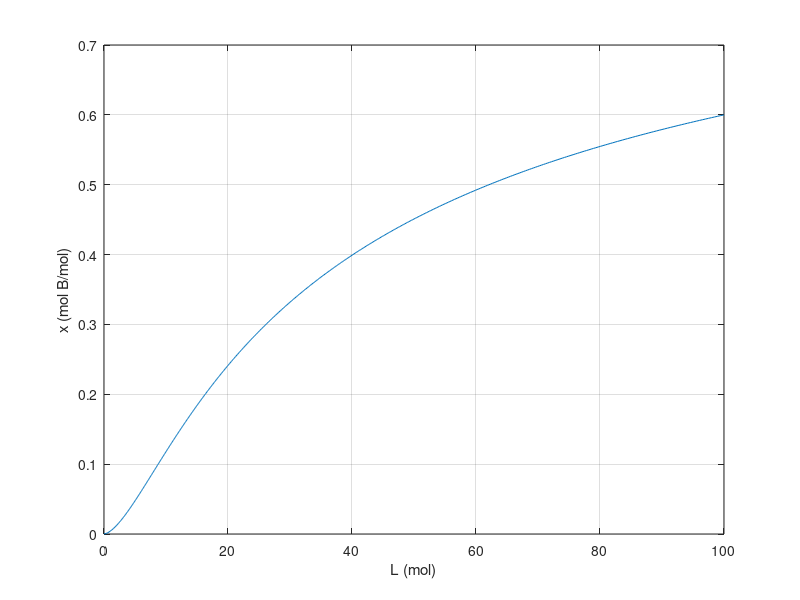

Write the MATLAB code that produced this figure.
% Consider a system for heating a liquid benzene/toluene solution to distill a pure benzene vapor.
% A particular batch distillation unit is charged initially with 100 mol of a 60 percent mol benzene/
% 40 percent mol toluene mixture. Let L (mol) be the amount of liquid remaining in the still, and 
% let x (mol B/mol) be the benzene mole fraction in the remaining liquid. Conservation of mass for
% benzene and toluene can be applied to derive the following relation [Felder, 1986].

% L = 100*(x/0.6).^(0.625).*((1-x)/0.4).^(-1.625);

% Determine what mole fraction of benzene remains when L = 70. Note that it is difficult to
% to solve this equation directly for x. Use a plot of x versus L to solve the problem

% x >= 0. Therefore, we must make a few guesses for the range of x, using a session like the
% following. We find that L > 100 if x > 0.6, so we choose x = 0:0.001:0.6. We use the ginput
% function to find the value of x corresponding to L = 70

x = 0:0.001:0.6;
L = 100*(x/0.6).^(0.625).*((1-x)/0.4).^(-1.625);
plot(L,x), grid, xlabel('L (mol)'), ylabel('x (mol B/mol)'), [L,x] = ginput(1)

% use ginput cursor within the plot to find x 